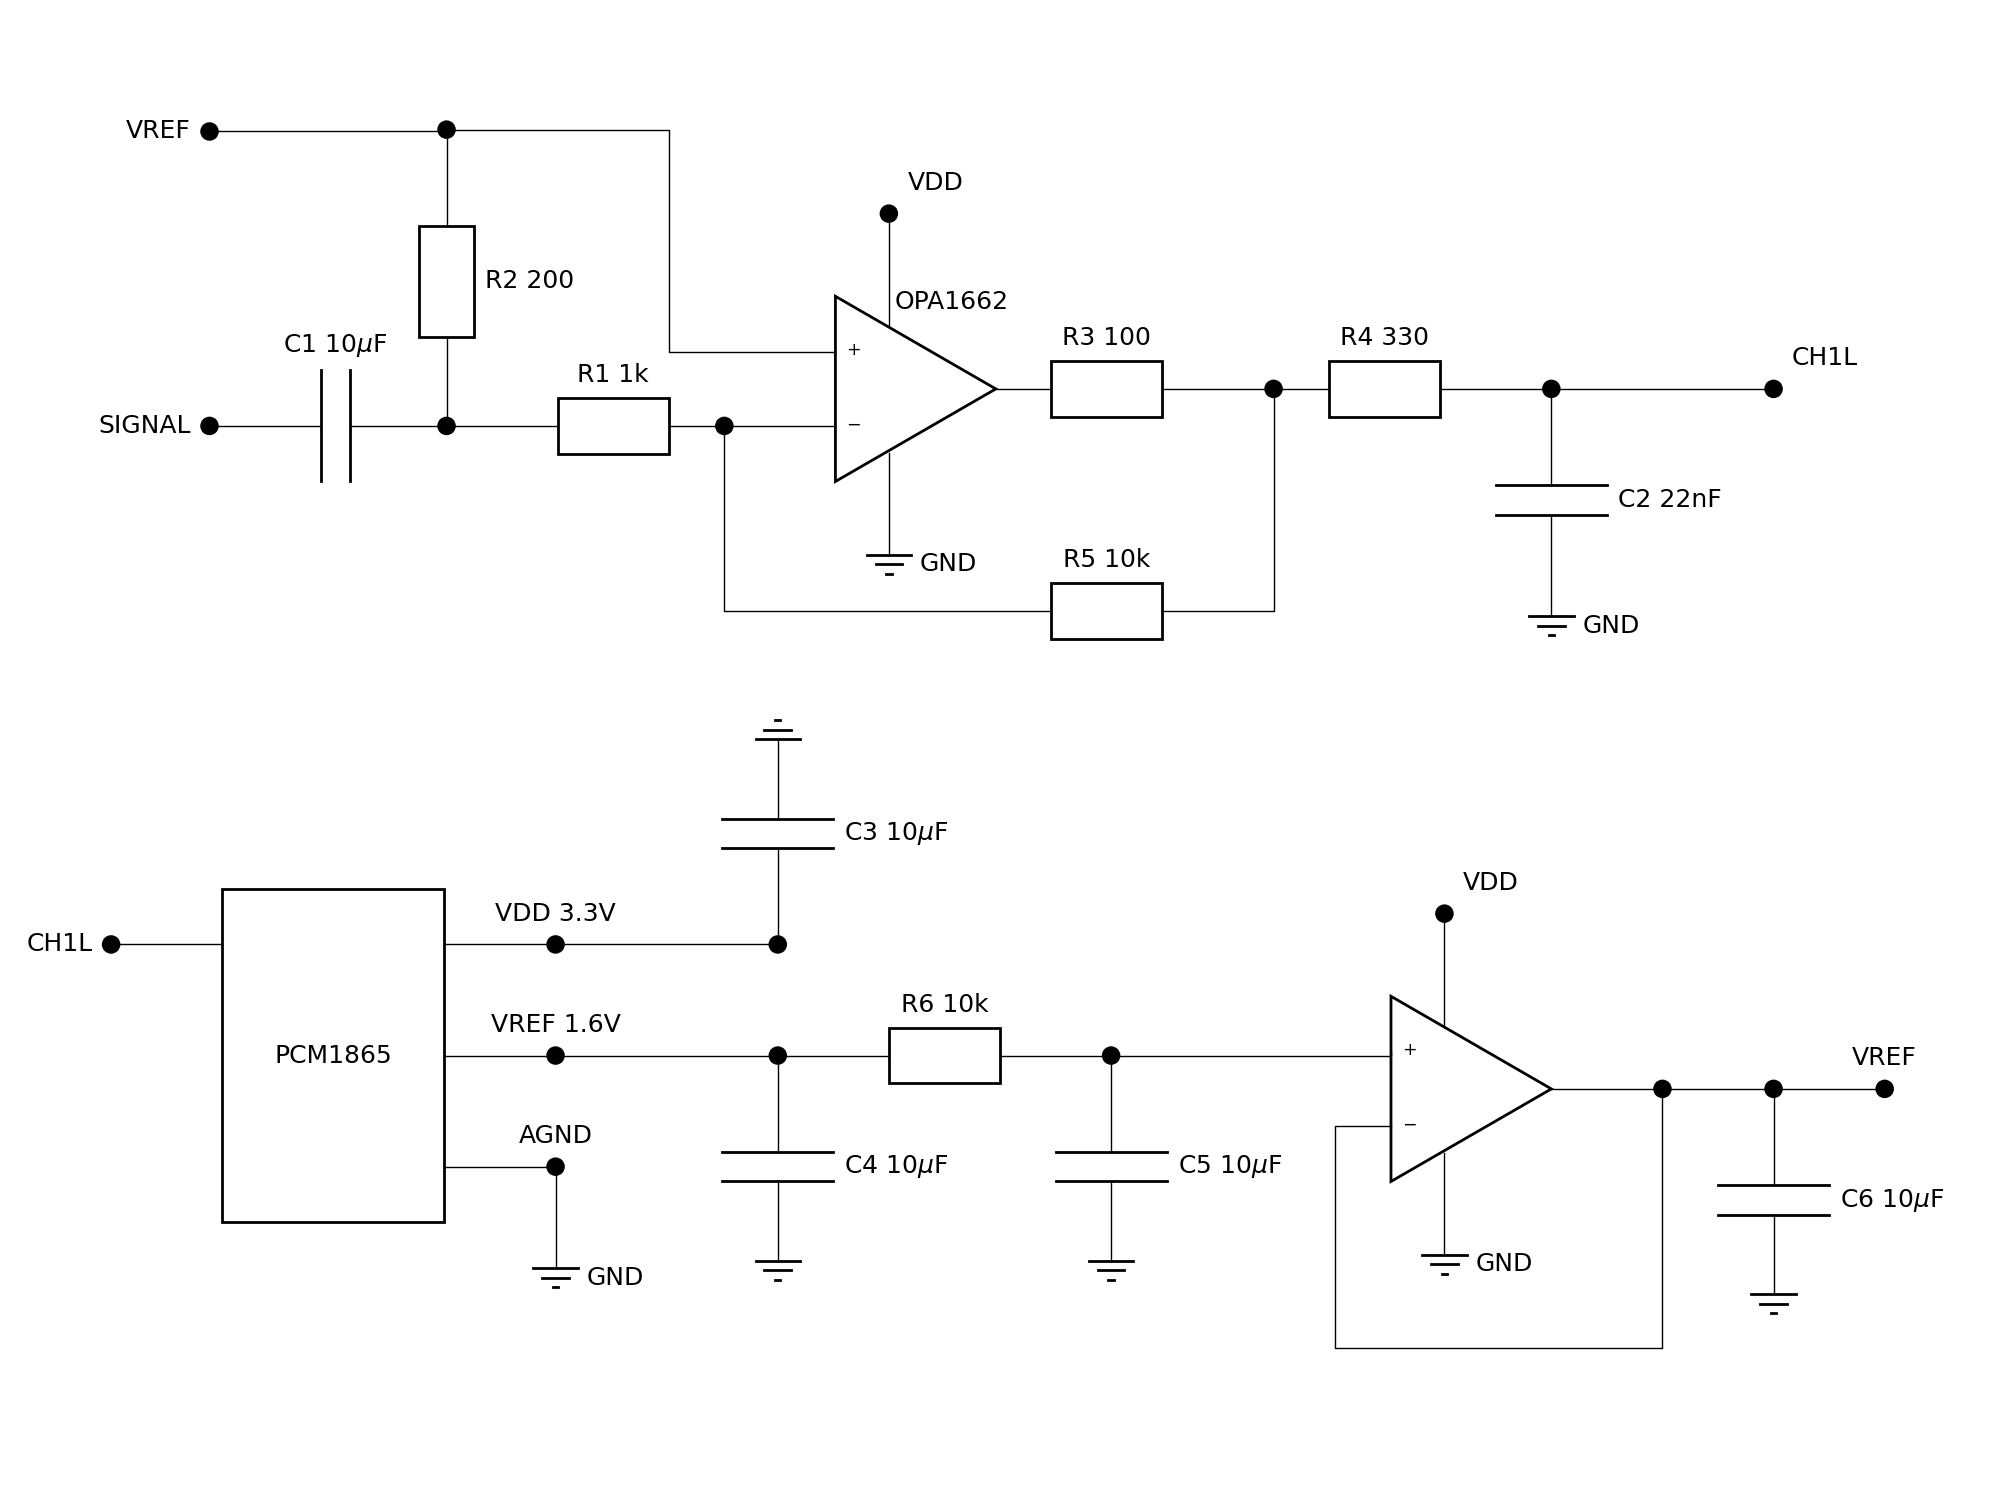

Generate this figure with Python:
import matplotlib.pyplot as plt
import plottools.plottools as pt
from matplotlib.patches import Rectangle

plt.rcParams['font.size'] = 18

fig, ax = plt.subplots()
fig.subplots_adjust(nomargins=True)
ax.show_spines('')

pn, pp, po, pg, pw = ax.opamp_l((8, 5), 'OPA1662')
gnd1 = ax.ground(pg.down(1), 'GND')
ax.connect((pg, gnd1))
npwr = ax.node(pw.up(1), 'VDD')
ax.connect((pw, npwr))

ng1 = ax.node(pn.left(1))
r1l, r1r = ax.resistance_h(ng1.left(1), 'R1 1k')
n1 = ax.node(r1l.left(1))
c1l, c1r = ax.capacitance_h(n1.left(1), 'C1 10$\mu$F')
nn = ax.node(c1l.left(1), 'SIGNAL', align='left')
ax.connect((nn, c1l, None, c1r, n1, r1l, None, r1r, ng1, pn))

n2 = ax.node(pp.left(3.5).up(2))
np = ax.node(nn.up(2.65), 'VREF', align='left')
r2b, r2u = ax.resistance_v(n1.up(1.3), 'R2 200')
ax.connect((n1, r2b, None, r2u, n2))

ax.connect((np, n2,n2.right(2),  pp))

r3l, r3r = ax.resistance_h(po.right(1), 'R3 100')
ng2 = ax.node(r3r.right(1))
r4l, r4r = ax.resistance_h(ng2.right(1), 'R4 330')
nlp = ax.node(r4r.right(1))
no = ax.node(nlp.right(2), 'CH1L')
ax.connect((po, r3l, None, r3r, ng2, r4l, None, r4r, nlp, no))

r5l, r5r = ax.resistance_h(po.right(1).down(2), 'R5 10k')
ax.connect((ng1, r5l, None, r5r, ng2))

c2b, c2t = ax.capacitance_v(nlp.down(1), 'C2 22nF')
gnd2 = ax.ground(c2b.down(1), 'GND')
ax.connect((nlp, c2t, None, c2b, gnd2))


w = 2*plt.rcParams['circuits.scale']
h = 1.5*w
x, y = 3, -1
ax.add_patch(Rectangle((x - 0.5*w, y - 0.5*h), w, h,
                       edgecolor='none', facecolor='w'))
ax.add_patch(Rectangle((x - 0.5*w, y - 0.5*h), w, h,
                       edgecolor='k', facecolor='none', lw=2))
ax.text(x, y, 'PCM1865', ha='center', va='center')

nch1 = ax.node((x-2, y+1), 'CH1L',align='left')
ax.connect((nch1, nch1.right(1)))

vdd = pt.Pos(x+1, y+1)
nvdd = ax.node(vdd.right(1), 'VDD 3.3V', 'above')
nvc = ax.node(nvdd.right(2))
c3b, c3t = ax.capacitance_v(nvc.up(1), 'C3 10$\mu$F')
gnd4 = ax.ground_u(c3t.up(0.8))
ax.connect((vdd, nvdd, nvc))
ax.connect((gnd4, c3t, None, c3b, nvc))

vref = pt.Pos(x+1, y)
nvref = ax.node(vref.right(1), 'VREF 1.6V', 'above')
nrc1 = ax.node(nvref.right(2))
r6l, r6r = ax.resistance_h(nrc1.right(1.5), 'R6 10k')
nrc2 = ax.node(r6r.right(1))
pn, pp, po, pg, pw = ax.opamp_l(nrc2.right(3).down(0.3), '')
nb = ax.node(po.right(1))
nbc = ax.node(nb.right(1))
nbo = ax.node(nbc.right(1), 'VREF', 'above')
ax.connect((vref, nvref, nrc1, r6l, None, r6r, nrc2, pp, None, po, nb, nbc, nbo))

gnd1 = ax.ground(pg.down(1), 'GND')
ax.connect((pg, gnd1))
npwr = ax.node(pw.up(1), 'VDD')
ax.connect((pw, npwr))

ax.connect((pn, pn.left(0.5), pn.left(0.5).down(2), nb))

c6b, c6t = ax.capacitance_v(nbc.down(1), 'C6 10$\mu$F')
gnd6 = ax.ground(c6b.down(0.8))
ax.connect((gnd6, c6b, None, c6t, nbc))


c4b, c4t = ax.capacitance_v(nrc1.down(1), 'C4 10$\mu$F')
gnd4 = ax.ground(c4b.down(0.8))
ax.connect((gnd4, c4b, None, c4t, nrc1))

c5b, c5t = ax.capacitance_v(nrc2.down(1), 'C5 10$\mu$F')
gnd5 = ax.ground(c5b.down(0.8))
ax.connect((gnd5, c5b, None, c5t, nrc2))

agnd = pt.Pos(x+1, y-1)
ngnd = ax.node(agnd.right(1), 'AGND', 'above')
gnd3 = ax.ground(ngnd.down(1), 'GND')
ax.connect((gnd3, ngnd, agnd))

ax.set_xlim(0, 18)
ax.set_ylim(-4, 7.5)
ax.set_aspect('equal')
fig.savefig()
plt.show()
